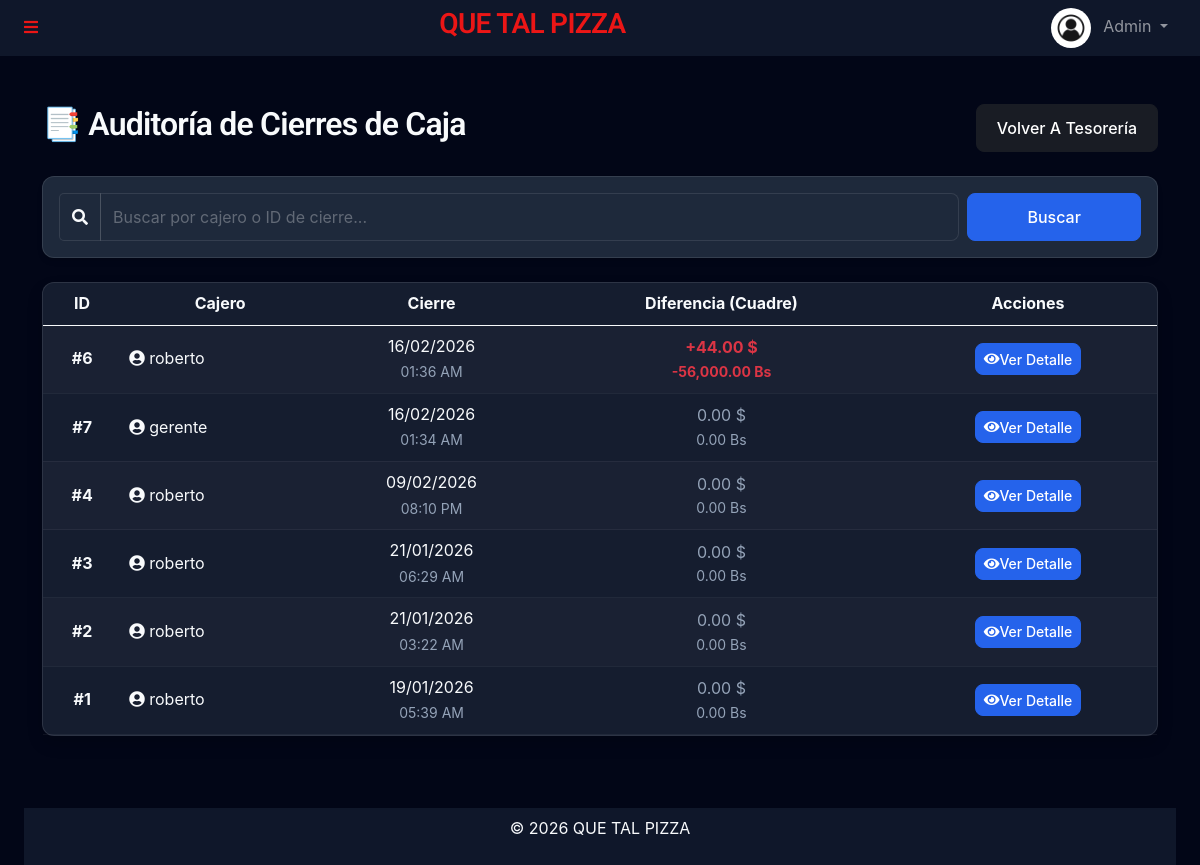
Page /admin/reportes_caja.php (signed in) on the earlier database version.
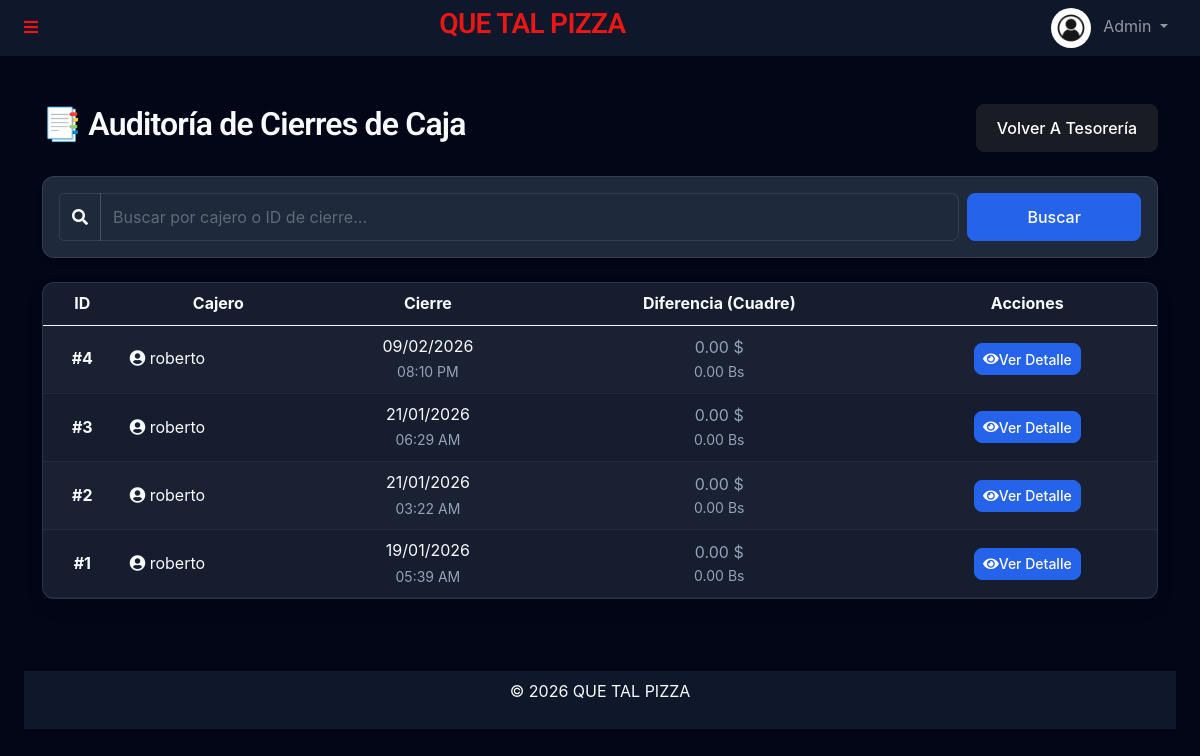
Same page on the later database version.
### tables this page shows
CREATE TABLE `cash_sessions` (
  `id` int(11) NOT NULL,
  `user_id` int(11) NOT NULL,
  `opening_balance_usd` decimal(10,2) DEFAULT 0.00,
  `opening_balance_ves` decimal(10,2) DEFAULT 0.00,
  `closing_balance_usd` decimal(10,2) DEFAULT 0.00,
  `closing_balance_ves` decimal(10,2) DEFAULT 0.00,
  `calculated_usd` decimal(10,2) DEFAULT 0.00,
  `calculated_ves` decimal(10,2) DEFAULT 0.00,
  `status` enum('open','closed') DEFAULT 'open',
  `opened_at` timestamp NULL DEFAULT current_timestamp(),
  `closed_at` timestamp NULL DEFAULT NULL
);

CREATE TABLE `users` (
  `id` int(11) NOT NULL,
  `name` varchar(100) NOT NULL,
  `email` varchar(150) NOT NULL,
  `password` varchar(255) NOT NULL,
  `phone` varchar(20) NOT NULL,
  `document_id` varchar(50) NOT NULL,
  `address` text NOT NULL,
  `role` enum('admin','user') NOT NULL DEFAULT 'user',
  `profile_pic` varchar(255) DEFAULT 'default.jpg',
  `balance` decimal(10,2) DEFAULT 0.00,
  `salary_amount` decimal(20,6) NOT NULL DEFAULT 0.000000,
  `salary_frequency` enum('weekly','biweekly','monthly') NOT NULL DEFAULT 'monthly',
  `job_role` enum('manager','kitchen','cashier','delivery','other') NOT NULL DEFAULT 'other',
  `reset_token` varchar(255) DEFAULT NULL,
  `token_expiry` datetime DEFAULT NULL,
  `created_at` timestamp NULL DEFAULT current_timestamp(),
  `updated_at` timestamp NULL DEFAULT current_timestamp() ON UPDATE current_timestamp()
);

### templates/autoload.php (called while the page is built, shortened)
<?php
require_once __DIR__ . '/../funciones/conexion.php';
require_once __DIR__ . '/../funciones/Config.php';
$config = new GlobalConfig();
require_once __DIR__ . '/../funciones/UserManager.php';
require_once __DIR__ . '/../funciones/CashRegisterManager.php';
$cashRegisterManager = new CashRegisterManager($db);

### funciones/CashRegisterManager.php (called while the page is built, shortened)
<?php
class CashRegisterManager
{
    private $db;
    public function __construct($db)
    {
        $this->db = $db;
    }
    public function searchSessions($query = '')
    {
        $sql = "SELECT cs.*, u.name as cashier_name,
                (cs.closing_balance_usd - cs.calculated_usd) as diff_usd,
                (cs.closing_balance_ves - cs.calculated_ves) as diff_ves
                FROM cash_sessions cs
                JOIN users u ON cs.user_id = u.id
                WHERE cs.status = 'closed'";
        $params = [];
        $sql .= " ORDER BY cs.closed_at DESC LIMIT 50";
        $stmt = $this->db->prepare($sql);
        $stmt->execute($params);
        return $stmt->fetchAll(PDO::FETCH_ASSOC);
    }
}
?>

### funciones/conexion.php (called while the page is built)
<?php
class Database
{
    private static $connection = null;
    public static function getConnection()
    {
        if (self::$connection === null) {
            try {
                $host = $_ENV['DB_HOST'] ?? 'localhost';
                $dbname = $_ENV['DB_NAME'] ?? 'minimarket';
                $username = $_ENV['DB_USER'] ?? 'root';
                $password = $_ENV['DB_PASSWORD'] ?? '';
                $port = $_ENV['DB_PORT'] ?? '3306';
                $options = [
                    PDO::ATTR_ERRMODE => PDO::ERRMODE_EXCEPTION,
                    PDO::ATTR_DEFAULT_FETCH_MODE => PDO::FETCH_ASSOC,
                    PDO::ATTR_EMULATE_PREPARES => false,
                ];
                self::$connection = new PDO(
                    "mysql:host=$host;port=$port;dbname=$dbname;charset=utf8mb4",
                    $username,
                    $password,
                    $options
                );
            } catch (PDOException $e) {
                error_log("Error de conexión: " . $e->getMessage());
                die("<h3>Error de conexión.</h3>
<p>Verifica tu archivo .env y los logs del servidor.</p>");
            }
        }
        return self::$connection;
    }
}
?>

### funciones/Config.php (called while the page is built, shortened)
<?php
class GlobalConfig
{
    private $db;
    private $settings = [];
    public function __construct()
    {
        $this->db = Database::getConnection();
    }
    public function load()
    {
        try {
            $query = "SELECT config_key, config_value FROM global_config";
            $stmt = $this->db->prepare($query);
            $stmt->execute();
            $results = $stmt->fetchAll(PDO::FETCH_ASSOC);
            if ($results) {
                foreach ($results as $row) {
                    $key = $row['config_key'];
                    $value = $row['config_value'];
                    $this->settings[$key] = $value;
                }
            }
        } catch (Exception $e) {
            error_log("Excepción al cargar la configuración: " . $e->getMessage());
            $this->settings = [];
        }
    }
    public function get($key, $value = null)
    {
        $this->load();
        return $this->settings[$key] ?? $value;
    }
    public function setGlobals()
    {
        $this->load();
    }
}
$config = new GlobalConfig();
$config->setGlobals();
?>

### admin/reportes_caja.php (the view, shortened to what this page needs)
<?php
require_once '../templates/autoload.php';
require_once '../templates/header.php';
$search = $_GET['search'] ?? '';
$sessions = $cashRegisterManager->searchSessions($search);
?>
<div class="container mt-5 mb-5">
    <div class="d-flex justify-content-between align-items-center mb-4">
        <h2>📑 Auditoría de Cierres de Caja</h2>
        <a href="caja_chica.php" class="btn btn-secondary">Volver a Tesorería</a>
    </div>
    <div class="card mb-4 bg-light">
        <div class="card-body py-3">
            <form method="GET" action="" class="row g-2 align-items-center">
                <div class="col-md-10">
                    <div class="input-group">
                        <span class="input-group-text"><i class="fa fa-search"></i></span>
                        <input type="text" name="search" class="form-control"
                            placeholder="Buscar por cajero o ID de cierre..." value="<?= htmlspecialchars($search) ?>">
                    </div>
                </div>
                <div class="col-md-2">
                    <button type="submit" class="btn btn-primary w-100">Buscar</button>
                </div>
            </form>
        </div>
    </div>
    <div class="card shadow">
        <div class="card-body p-0">
            <div class="table-responsive">
                <table class="table table-striped table-hover mb-0 align-middle text-center">
                    <thead class="table-dark">
                        <tr>
                            <th>ID</th>
                            <th>Cajero</th>
                            <th>Cierre</th>
                            <th class="bg-secondary">Diferencia (Cuadre)</th>
                            <th>Acciones</th>
                        </tr>
                    </thead>
                    <tbody>
                        <?php if (!empty($sessions)): ?>
                            <?php foreach ($sessions as $s):
                                $diffColor = 'text-muted';
                                if ($s['diff_usd'] < -0.5 || $s['diff_ves'] < -1)
                                    $diffColor = 'text-danger fw-bold';
                                elseif ($s['diff_usd'] > 0.5 || $s['diff_ves'] > 1)
                                    $diffColor = 'text-success fw-bold';
                                ?>
                                <tr>
                                    <td class="fw-bold">#<?= $s['id'] ?></td>
                                    <td class="text-start">
                                        <i class="fa fa-user-circle"></i> <?= htmlspecialchars($s['cashier_name']) ?>
                                    </td>
                                    <td>
                                        <?= date('d/m/Y', strtotime($s['closed_at'])) ?><br>
                                        <small class="text-muted"><?= date('h:i A', strtotime($s['closed_at'])) ?></small>
                                    </td>
                                    <td>
                                        <div class="<?= $diffColor ?>">
                                            <?= ($s['diff_usd'] > 0 ? '+' : '') . number_format($s['diff_usd'], 2) ?> $
                                        </div>
                                        <div class="<?= $diffColor ?> small">
                                            <?= ($s['diff_ves'] > 0 ? '+' : '') . number_format($s['diff_ves'], 2) ?> Bs
                                        </div>
                                    </td>
                                    <td>
                                        <a href="ver_cierre.php?id=<?= $s['id'] ?>" class="btn btn-sm btn-primary"
                                            title="Ver Desglose Completo">
                                            <i class="fa fa-eye"></i> Ver Detalle
                                        </a>
                                    </td>
                                </tr>
                            <?php endforeach; ?>
                        <?php else: ?>
                            <tr>
                                <td colspan="5" class="p-5 text-muted">No hay cierres de caja registrados aún.</td>
                            </tr>
                        <?php endif; ?>
                    </tbody>
                </table>
            </div>
        </div>
    </div>
</div>
<?php require_once '../templates/footer.php'; ?>

### templates/header.php (shortened to what this page needs)
<?php
$user_role = $_SESSION['user_role'] ?? null;
$profile_pic = $_SESSION['user_profile_pic'] ?? 'default.jpg';
?>
<!DOCTYPE html>
<html lang="es">
<head>
    <link href="https://cdnjs.cloudflare.com/ajax/libs/font-awesome/5.10.0/css/all.min.css" rel="stylesheet">
    <link href="https://cdn.jsdelivr.net/npm/bootstrap-icons@1.4.1/font/bootstrap-icons.css" rel="stylesheet">
    <link href="https://cdn.jsdelivr.net/npm/select2@4.1.0-rc.0/dist/css/select2.min.css" rel="stylesheet" />
    <link href="../lib/owlcarousel/assets/owl.carousel.min.css" rel="stylesheet">
    <link href="../lib/tempusdominus/css/tempusdominus-bootstrap-4.min.css" rel="stylesheet" />
    <link href="../css/bootstrap.min.css" rel="stylesheet">
    <link href="../css/style.css?v=<?php echo time(); ?>" rel="stylesheet">
</head>
<body>
    <div class="container-fluid position-relative d-flex p-0">
        <div class="content">
            <nav class="navbar navbar-expand bg-secondary navbar-dark sticky-top px-4 py-0">
                <a href="#" class="sidebar-toggler flex-shrink-0">
                    <i class="fa fa-bars"></i>
                </a>
                <div class="navbar-nav align-items-center ms-auto">
                    <a href="index.html" class="navbar-brand mx-8 mb-8">
                        <h3 class="text-primary"><? echo $GLOBALS['site_name']; ?></h3>
                    </a>
                </div>
                <div class="navbar-nav align-items-center ms-auto">
                    <?php if ($user_role): ?>
                        <div class="nav-item dropdown">
                            <a href="#" class="nav-link dropdown-toggle" data-bs-toggle="dropdown">
                                <img class="rounded-circle me-lg-2"
                                    src="../uploads/profile_pics/<?php echo $profile_pic; ?>" alt=""
                                    style="width: 40px; height: 40px;">
                                <span class="d-none d-lg-inline-flex"><?php echo ucfirst($user_role); ?></span>
                            </a>
                        </div>
                    <?php endif; ?>
                </div>
            </nav>

### templates/footer.php (shortened to what this page needs)
<div class="container-fluid sticky-down pt-4 px-4">
  <footer>
    <nav class="navbar justify-content-center navbar-expand bg-secondary navbar-dark sticky-down px-10 py-10  ">
      &copy; <?php echo date("Y"); ?> <?php echo htmlspecialchars($config->get('site_name')); ?>
    </nav>
    <nav class="navbar justify-content-center navbar-expand bg-secondary navbar-dark sticky-down px-2 py-2  ">
    </nav>
  </footer>
</div>
</div>
</div>
<div id="global-toast-container" class="position-fixed bottom-0 end-0 p-3" style="z-index: 1100;"></div>
</body>
</html>

### css/style.css (style rules this page uses)
:root { --primary: #2563eb; --primary-dark: #1e40af; --secondary: #0f172a; --surface: #1e293b; --background: #020617; --text-main: #f8fafc; --text-muted: #94a3b8; --accent: #ef4444; --success: #10b981; --touch-target: 48px; --radius-sm: 8px; --radius-md: 12px; --radius-lg: 16px; }
body { background-color: var(--background); color: var(--text-main); font-family: 'Inter', system-ui, -apple-system, sans-serif; line-height: 1.6; }
.card, .card-product { background: rgba(30, 41, 59, 0.7); backdrop-filter: blur(12px); -webkit-backdrop-filter: blur(12px); border: 1px solid rgba(255, 255, 255, 0.1); border-radius: var(--radius-md); box-shadow: 0 4px 6px -1px rgba(0, 0, 0, 0.1), 0 2px 4px -1px rgba(0, 0, 0, 0.06); transition: transform 0.2s ease, box-shadow 0.2s ease; }
h1, h2, h3, h4, h5, h6 { font-weight: 600; color: var(--text-main); letter-spacing: -0.025em; }
.text-muted { color: var(--text-muted) !important; }
.bg-light, .bg-white { background-color: var(--surface) !important; color: var(--text-main) !important; }
.bg-secondary { background-color: var(--secondary) !important; color: var(--text-main) !important; }
.badge.bg-info, .badge.bg-warning, .badge.bg-light, .alert-warning, .alert-info, .alert-light, .card.bg-warning, .card.bg-info, .card.bg-light, .bg-warning .text-dark, .bg-info .text-dark { color: #000 !important; }
input, select, textarea, .form-control, .form-select, .input-group-text { background-color: var(--surface) !important; color: var(--text-main) !important; border: 1px solid rgba(255, 255, 255, 0.1) !important; }
.form-control::placeholder { color: rgba(255, 255, 255, 0.3); }
.table, .table-light { color: var(--text-main) !important; background-color: transparent !important; border-color: rgba(255, 255, 255, 0.05); }
.table> :not(caption)>*>* { background-color: transparent !important; color: var(--text-main) !important; box-shadow: none !important; }
.table-striped>tbody>tr:nth-of-type(odd)>* { color: var(--text-main) !important; background-color: rgba(255, 255, 255, 0.02) !important; box-shadow: none !important; }
.btn { min-height: var(--touch-target); padding: 0.5rem 1.25rem; font-weight: 500; border-radius: var(--radius-sm); display: inline-flex; align-items: center; justify-content: center; transition: all 0.2s; text-transform: capitalize; }
.btn-primary { background-color: var(--primary); border-color: var(--primary); }
.btn-sm, .btn-group-sm>.btn { min-height: 32px !important; padding: 0.25rem 0.5rem; font-size: 0.875rem; }
.form-control { background-color: var(--surface); border: 1px solid rgba(255, 255, 255, 0.1); color: var(--text-main); border-radius: var(--radius-sm); min-height: var(--touch-target); }
.content { margin-left: 0; min-height: 100vh; background: var(--background); transition: 0.5s; width: 100%; }
@media (min-width: 992px) { .content { margin-left: 0; width: 100%; } }
img { max-width: 100%; height: auto; }
.container-fluid { overflow-x: hidden; }

Differences in the rows shown:
no longer on this page (row edited): cash_sessions: id "6", user.name "roberto", closed_at "16/02/2026", closed_at "01:36 AM", diff_usd "44.00", diff_ves "-56,000.00"
removed cash_sessions: id "7", user.name "gerente", closed_at "16/02/2026", closed_at "01:34 AM", diff_usd "0.00", diff_ves "0.00"
